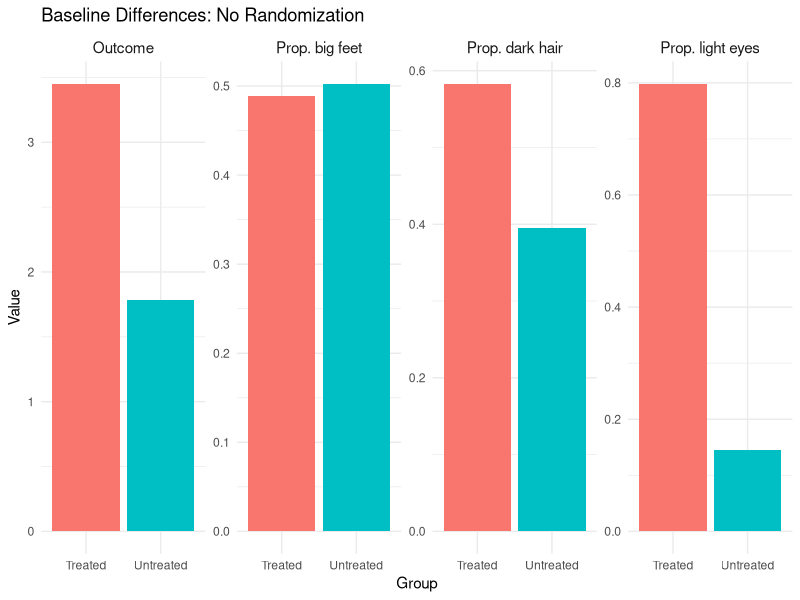
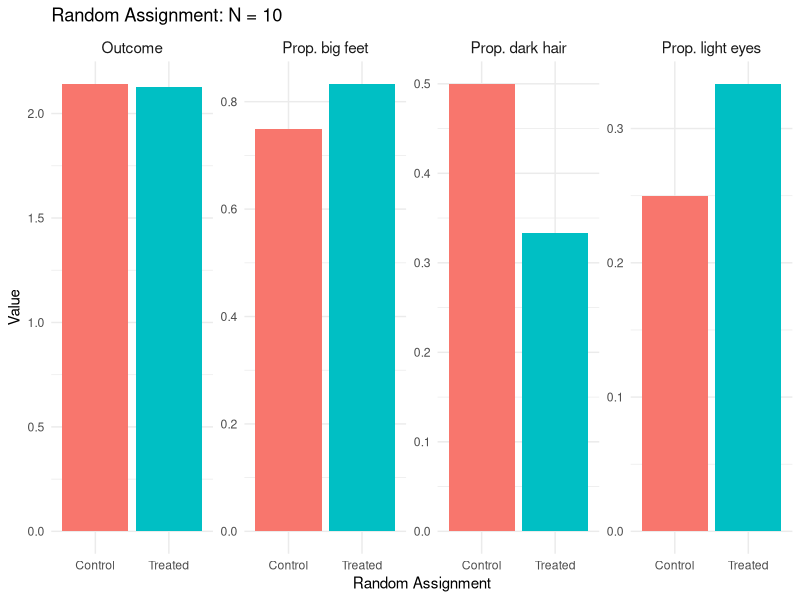
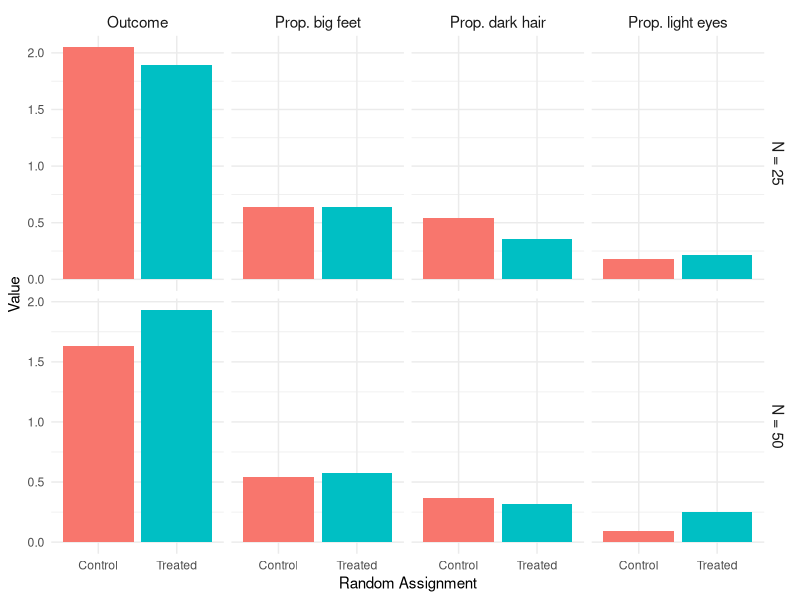
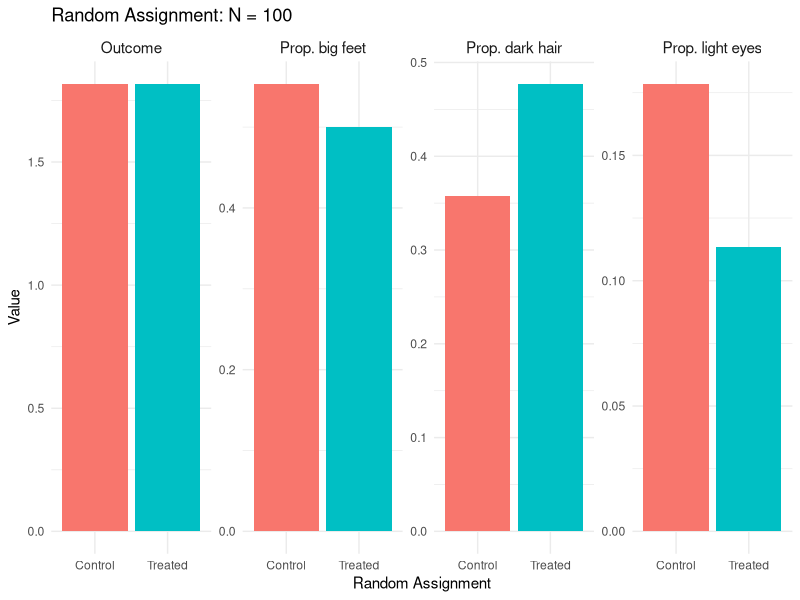

Generate these figures, in order, with R:
## ---- chunk 1
#| echo: false
#| output: false
#| message: false
#| warning: false

library(tidyverse)

## ---- chunk 2
#| echo: true
#| message: false
#| warning: false

# Load the tidyverse package for data manipulation and plotting
library(tidyverse)

# Set a "seed" for reproducibility
# This ensures we get the same random numbers each time we run the code
set.seed(181247)

# Define the TRUE causal effect of treatment
# We're setting this to ZERO so we know any observed difference is bias!
causal_effect <- 0

# Create a population of 10,000 individuals
n_population <- 10000

# Generate three random characteristics for each person
# Each characteristic is randomly 0 or 1 (like a coin flip)
eye_light <- sample(x = c(1, 0), size = n_population, replace = TRUE)
hair_dark <- sample(x = c(1, 0), size = n_population, replace = TRUE)
big_feet <- sample(x = c(1, 0), size = n_population, replace = TRUE)

# Generate random "noise" - unexplained variation in outcomes
err <- rnorm(n_population)

# Create an underlying "propensity" for treatment
# Notice: people with light eyes are MUCH more likely to be treated (coefficient = 2.1)
# People with dark hair are moderately more likely (coefficient = 0.83)
# Big feet has a small negative effect (coefficient = -0.11)
treatment_propensity <- 1 + 2.1 * eye_light + 0.83 * hair_dark - 0.11 * big_feet + err

# Assign treatment based on this propensity (treated if propensity > 2.25)
# This creates SELECTION BIAS: treatment is correlated with characteristics
treated <- ifelse(treatment_propensity > 2.25, 1, 0)

# Create the outcome variable
# The outcome depends on the same characteristics that predict treatment!
# But notice: we add "treated * causal_effect" which equals zero
# So treatment has NO real effect on the outcome
outcome <- 1 + 2.2 * eye_light + 1.2 * hair_dark - 0.01 * big_feet + treated * causal_effect

# Combine everything into a data frame
dat <- tibble(
  outcome = outcome,
  treated = treated,
  eye_light = eye_light,
  hair_dark = hair_dark,
  big_feet = big_feet
)

# Let's see how many people ended up in each group
cat("Number in each group:\n")
count(dat, treated)
## ---- chunk 3
#| echo: true
#| message: false
#| warning: false
#| label: fig-baseline-diffs
#| fig-cap: "Baseline differences between treated and untreated groups without randomization. Despite the true causal effect being zero, we observe large differences in both characteristics and outcomes."

# Calculate the mean of each variable for treated vs untreated groups
baseline_diffs <- dat |>
  # Group the data by treatment status
  group_by(treated) |>
  # Calculate summary statistics for each group
  summarise(
    Outcome = mean(outcome),
    `Prop. light eyes` = mean(eye_light),
    `Prop. dark hair` = mean(hair_dark),
    `Prop. big feet` = mean(big_feet)
  ) |>
  # Reshape data from "wide" to "long" format for plotting
  pivot_longer(
    cols = Outcome:`Prop. big feet`,
    names_to = "variable",
    values_to = "value"
  ) |>
  # Create nice labels for the treatment groups

  mutate(group = ifelse(treated == 1, "Treated", "Untreated"))

# Create the bar plot
ggplot(baseline_diffs) +
  geom_bar(
    aes(x = group, y = value, fill = group),
    stat = "identity"
  ) +
  # Create separate panels for each variable
  facet_wrap(~variable, nrow = 1, scales = "free_y") +
  labs(
    x = "Group",
    y = "Value",
    title = "Baseline Differences: No Randomization"
  ) +
  theme_minimal() +
  theme(
    legend.position = "none",
    strip.text = element_text(size = 11)
  )
## ---- chunk 4
#| echo: true
#| message: false
#| warning: false

# Function to run the random assignment simulation for a given sample size
run_random_assignment <- function(data, sample_size, seed = 181247) {
  
  # Set seed for reproducibility
  set.seed(seed)
  
  # Take a random sample from the untreated population
  # (We use untreated only to avoid any prior treatment effects)
  sample_data <- data |>
    filter(treated == 0) |>
    slice_sample(n = sample_size)
  
  # RANDOMLY assign treatment - this is the key step!
  # Each person has a 50% chance of being assigned to treatment
  # This assignment is INDEPENDENT of their characteristics
  random_treatment <- sample(c(1, 0), size = sample_size, replace = TRUE)
  
  # Add the random treatment assignment to our sample
  sample_data <- sample_data |>
    mutate(rand_treat = random_treatment)
  
  # Calculate means for each randomly assigned group
  sample_data |>
    group_by(rand_treat) |>
    summarise(
      Outcome = mean(outcome),
      `Prop. light eyes` = mean(eye_light),
      `Prop. dark hair` = mean(hair_dark),
      `Prop. big feet` = mean(big_feet),
      .groups = "drop"
    ) |>
    mutate(sample_size = sample_size)
}

# Run the simulation for different sample sizes
results_n10 <- run_random_assignment(dat, sample_size = 10)
results_n25 <- run_random_assignment(dat, sample_size = 25)
results_n50 <- run_random_assignment(dat, sample_size = 50)
results_n100 <- run_random_assignment(dat, sample_size = 100)

# Combine all results
all_results <- bind_rows(results_n10, results_n25, results_n50, results_n100)

# Reshape for plotting
all_results_long <- all_results |>
  pivot_longer(
    cols = Outcome:`Prop. big feet`,
    names_to = "variable",
    values_to = "value"
  ) |>
  mutate(
    group = ifelse(rand_treat == 1, "Treated", "Control"),
    sample_size_label = paste("N =", sample_size)
  )
## ---- chunk 5
#| echo: false
#| message: false
#| warning: false
#| label: fig-random-n10
#| fig-cap: "Random assignment with N=10. Some imbalance remains due to small sample size."

# Plot for N = 10
all_results_long |>
  filter(sample_size == 10) |>
  ggplot() +
  geom_bar(
    aes(x = group, y = value, fill = group),
    stat = "identity"
  ) +
  facet_wrap(~variable, nrow = 1, scales = "free_y") +
  labs(
    x = "Random Assignment",
    y = "Value",
    title = "Random Assignment: N = 10"
  ) +
  theme_minimal() +
  theme(
    legend.position = "none",
    strip.text = element_text(size = 11)
  )
## ---- chunk 6
#| echo: false
#| message: false
#| warning: false
#| label: fig-random-n25-n50
#| fig-cap: "Random assignment with N=25 (top) and N=50 (bottom). As sample size increases, the groups become more balanced."
#| fig-height: 8

# Plot for N = 25 and N = 50
all_results_long |>
  filter(sample_size %in% c(25, 50)) |>
  mutate(sample_size_label = factor(
    sample_size_label, 
    levels = c("N = 25", "N = 50")
  )) |>
  ggplot() +
  geom_bar(
    aes(x = group, y = value, fill = group),
    stat = "identity"
  ) +
  facet_grid(sample_size_label ~ variable, scales = "free_y") +
  labs(
    x = "Random Assignment",
    y = "Value"
  ) +
  theme_minimal() +
  theme(
    legend.position = "none",
    strip.text = element_text(size = 11)
  )
## ---- chunk 7
#| echo: false
#| message: false
#| warning: false
#| label: fig-random-n100
#| fig-cap: "Random assignment with N=100. The treatment and control groups are now nearly identical in their characteristics, and the difference in outcomes is close to the true causal effect of zero."

# Plot for N = 100
all_results_long |>
  filter(sample_size == 100) |>
  ggplot() +
  geom_bar(
    aes(x = group, y = value, fill = group),
    stat = "identity"
  ) +
  facet_wrap(~variable, nrow = 1, scales = "free_y") +
  labs(
    x = "Random Assignment",
    y = "Value",
    title = "Random Assignment: N = 100"
  ) +
  theme_minimal() +
  theme(
    legend.position = "none",
    strip.text = element_text(size = 11)
  )
